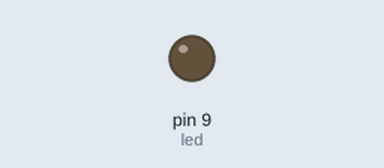
This sketch was run on a simulated Arduino Uno, built with avr-gcc and run on an emulated ATmega328P. Parts: output pins drawn as LEDs (lit = HIGH).

Above: at 0.15 s.
At 1.05 s:
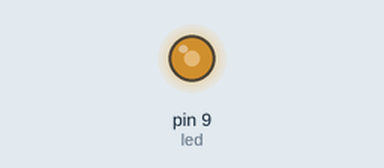
At 30.75 s:
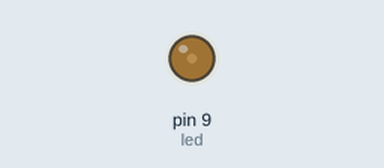
At 32.2 s:
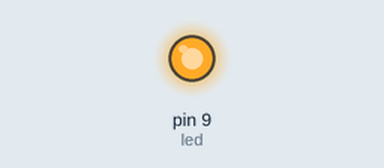
Timing chart, 0 to 33.7 s (numbered marks = the images above):
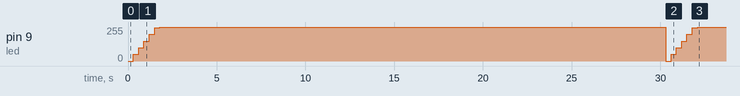

Measured:
- by itself, pin 9 (led): 0/255 → 50/255 at 0.30 s, → 100/255 0.30 s later, → 150/255 0.30 s later, → 200/255 0.30 s later, … (13 changes in this stretch)

The sketch:

Brillo.ino
```cpp
int led = 9;
int brillo = 0;

void setup()  {

}

void loop()  {
  for(brillo = 0 ; brillo <= 5000; brillo +=50) {
    analogWrite(led, brillo);
    delay(300);
  }

  if (brillo >= 5000) {
    brillo = 0;
  }
}
```
